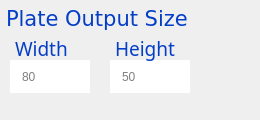
       <widget class="QGroupBox" name="infoBoxOutput">
        <property name="enabled">
         <bool>true</bool>
        </property>
        <property name="sizePolicy">
         <sizepolicy hsizetype="Maximum" vsizetype="Fixed">
          <horstretch>0</horstretch>
          <verstretch>0</verstretch>
         </sizepolicy>
        </property>
        <property name="minimumSize">
         <size>
          <width>260</width>
          <height>120</height>
         </size>
        </property>
        <property name="maximumSize">
         <size>
          <width>16777215</width>
          <height>140</height>
         </size>
        </property>
        <property name="font">
         <font>
          <family>Verdana</family>
          <pointsize>16</pointsize>
         </font>
        </property>
        <property name="styleSheet">
         <string notr="true">border:none;
padding-left: 10;</string>
        </property>
        <property name="title">
         <string/>
        </property>
        <property name="alignment">
         <set>Qt::AlignLeading|Qt::AlignLeft|Qt::AlignTop</set>
        </property>
        <property name="flat">
         <bool>true</bool>
        </property>
        <widget class="QLineEdit" name="outputSizeWidth">
         <property name="geometry">
          <rect>
           <x>10</x>
           <y>60</y>
           <width>80</width>
           <height>33</height>
          </rect>
         </property>
         <property name="autoFillBackground">
          <bool>false</bool>
         </property>
         <property name="styleSheet">
          <string notr="true"/>
         </property>
         <property name="frame">
          <bool>true</bool>
         </property>
         <property name="placeholderText">
          <string>80</string>
         </property>
        </widget>
        <widget class="QLineEdit" name="outputSizeHeight">
         <property name="geometry">
          <rect>
           <x>110</x>
           <y>60</y>
           <width>80</width>
           <height>33</height>
          </rect>
         </property>
         <property name="autoFillBackground">
          <bool>false</bool>
         </property>
         <property name="styleSheet">
          <string notr="true"/>
         </property>
         <property name="frame">
          <bool>true</bool>
         </property>
         <property name="placeholderText">
          <string>50</string>
         </property>
        </widget>
        <widget class="QLabel" name="inputLabel_5">
         <property name="geometry">
          <rect>
           <x>100</x>
           <y>30</y>
           <width>100</width>
           <height>31</height>
          </rect>
         </property>
         <property name="sizePolicy">
          <sizepolicy hsizetype="Preferred" vsizetype="Minimum">
           <horstretch>0</horstretch>
           <verstretch>0</verstretch>
          </sizepolicy>
         </property>
         <property name="maximumSize">
          <size>
           <width>16777215</width>
           <height>200</height>
          </size>
         </property>
         <property name="font">
          <font>
           <family>Ubuntu Mono</family>
           <pointsize>14</pointsize>
          </font>
         </property>
         <property name="autoFillBackground">
          <bool>false</bool>
         </property>
         <property name="styleSheet">
          <string notr="true">color: #043EC7;</string>
         </property>
         <property name="text">
          <string>Height</string>
         </property>
         <property name="alignment">
          <set>Qt::AlignLeading|Qt::AlignLeft|Qt::AlignTop</set>
         </property>
        </widget>
        <widget class="QLabel" name="inputLabel_6">
         <property name="geometry">
          <rect>
           <x>0</x>
           <y>30</y>
           <width>100</width>
           <height>31</height>
          </rect>
         </property>
         <property name="sizePolicy">
          <sizepolicy hsizetype="Preferred" vsizetype="Minimum">
           <horstretch>0</horstretch>
           <verstretch>0</verstretch>
          </sizepolicy>
         </property>
         <property name="maximumSize">
          <size>
           <width>16777215</width>
           <height>200</height>
          </size>
         </property>
         <property name="font">
          <font>
           <family>Ubuntu Mono</family>
           <pointsize>14</pointsize>
          </font>
         </property>
         <property name="autoFillBackground">
          <bool>false</bool>
         </property>
         <property name="styleSheet">
          <string notr="true">color: #043EC7;</string>
         </property>
         <property name="text">
          <string>Width</string>
         </property>
         <property name="alignment">
          <set>Qt::AlignLeading|Qt::AlignLeft|Qt::AlignTop</set>
         </property>
        </widget>
        <widget class="QLabel" name="inputLabel_7">
         <property name="geometry">
          <rect>
           <x>-10</x>
           <y>0</y>
           <width>251</width>
           <height>31</height>
          </rect>
         </property>
         <property name="sizePolicy">
          <sizepolicy hsizetype="Preferred" vsizetype="Minimum">
           <horstretch>0</horstretch>
           <verstretch>0</verstretch>
          </sizepolicy>
         </property>
         <property name="maximumSize">
          <size>
           <width>16777215</width>
           <height>200</height>
          </size>
         </property>
         <property name="font">
          <font>
           <family>Verdana</family>
           <pointsize>16</pointsize>
          </font>
         </property>
         <property name="autoFillBackground">
          <bool>false</bool>
         </property>
         <property name="styleSheet">
          <string notr="true">color: #043EC7;</string>
         </property>
         <property name="text">
          <string>Plate Output Size</string>
         </property>
         <property name="alignment">
          <set>Qt::AlignLeading|Qt::AlignLeft|Qt::AlignTop</set>
         </property>
        </widget>
       </widget>
